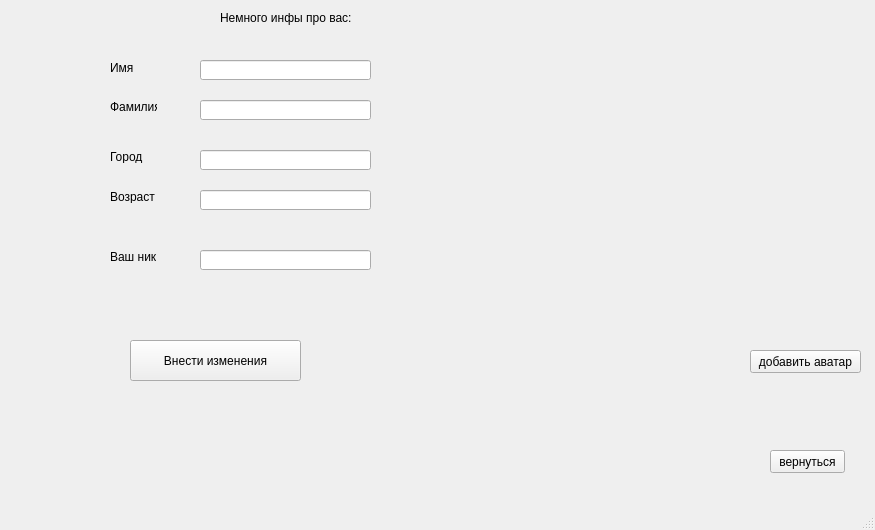
<?xml version="1.0" encoding="UTF-8"?>
<ui version="4.0">
 <class>MainWindow</class>
 <widget class="QMainWindow" name="MainWindow">
  <property name="geometry">
   <rect>
    <x>0</x>
    <y>0</y>
    <width>875</width>
    <height>530</height>
   </rect>
  </property>
  <property name="minimumSize">
   <size>
    <width>875</width>
    <height>530</height>
   </size>
  </property>
  <property name="maximumSize">
   <size>
    <width>875</width>
    <height>530</height>
   </size>
  </property>
  <property name="windowTitle">
   <string>Персонализация</string>
  </property>
  <widget class="QWidget" name="centralwidget">
   <widget class="QLabel" name="label">
    <property name="geometry">
     <rect>
      <x>110</x>
      <y>60</y>
      <width>47</width>
      <height>16</height>
     </rect>
    </property>
    <property name="text">
     <string>Имя</string>
    </property>
   </widget>
   <widget class="QLabel" name="label_2">
    <property name="geometry">
     <rect>
      <x>110</x>
      <y>100</y>
      <width>47</width>
      <height>13</height>
     </rect>
    </property>
    <property name="text">
     <string>Фамилия</string>
    </property>
   </widget>
   <widget class="QLabel" name="label_3">
    <property name="geometry">
     <rect>
      <x>110</x>
      <y>150</y>
      <width>47</width>
      <height>13</height>
     </rect>
    </property>
    <property name="text">
     <string>Город</string>
    </property>
   </widget>
   <widget class="QLabel" name="label_4">
    <property name="geometry">
     <rect>
      <x>110</x>
      <y>190</y>
      <width>47</width>
      <height>13</height>
     </rect>
    </property>
    <property name="text">
     <string>Возраст</string>
    </property>
   </widget>
   <widget class="QLabel" name="label_5">
    <property name="geometry">
     <rect>
      <x>110</x>
      <y>250</y>
      <width>47</width>
      <height>13</height>
     </rect>
    </property>
    <property name="text">
     <string>Ваш ник</string>
    </property>
   </widget>
   <widget class="QLabel" name="label_6">
    <property name="geometry">
     <rect>
      <x>220</x>
      <y>10</y>
      <width>161</width>
      <height>16</height>
     </rect>
    </property>
    <property name="text">
     <string>Немного инфы про вас:</string>
    </property>
   </widget>
   <widget class="QLineEdit" name="vname">
    <property name="geometry">
     <rect>
      <x>200</x>
      <y>60</y>
      <width>171</width>
      <height>20</height>
     </rect>
    </property>
   </widget>
   <widget class="QLineEdit" name="vsur">
    <property name="geometry">
     <rect>
      <x>200</x>
      <y>100</y>
      <width>171</width>
      <height>20</height>
     </rect>
    </property>
   </widget>
   <widget class="QLineEdit" name="vcity">
    <property name="geometry">
     <rect>
      <x>200</x>
      <y>150</y>
      <width>171</width>
      <height>20</height>
     </rect>
    </property>
   </widget>
   <widget class="QLineEdit" name="vage">
    <property name="geometry">
     <rect>
      <x>200</x>
      <y>190</y>
      <width>171</width>
      <height>20</height>
     </rect>
    </property>
   </widget>
   <widget class="QLineEdit" name="vnik">
    <property name="geometry">
     <rect>
      <x>200</x>
      <y>250</y>
      <width>171</width>
      <height>20</height>
     </rect>
    </property>
   </widget>
   <widget class="QPushButton" name="vnizm">
    <property name="geometry">
     <rect>
      <x>130</x>
      <y>340</y>
      <width>171</width>
      <height>41</height>
     </rect>
    </property>
    <property name="text">
     <string>Внести изменения</string>
    </property>
   </widget>
   <widget class="QPushButton" name="backg">
    <property name="geometry">
     <rect>
      <x>770</x>
      <y>450</y>
      <width>75</width>
      <height>23</height>
     </rect>
    </property>
    <property name="text">
     <string>вернуться</string>
    </property>
   </widget>
   <widget class="QPushButton" name="dobavatar">
    <property name="geometry">
     <rect>
      <x>750</x>
      <y>350</y>
      <width>111</width>
      <height>23</height>
     </rect>
    </property>
    <property name="text">
     <string>добавить аватар</string>
    </property>
   </widget>
  </widget>
  <widget class="QMenuBar" name="menubar">
   <property name="geometry">
    <rect>
     <x>0</x>
     <y>0</y>
     <width>875</width>
     <height>21</height>
    </rect>
   </property>
  </widget>
  <widget class="QStatusBar" name="statusbar"/>
 </widget>
 <resources/>
 <connections/>
</ui>
